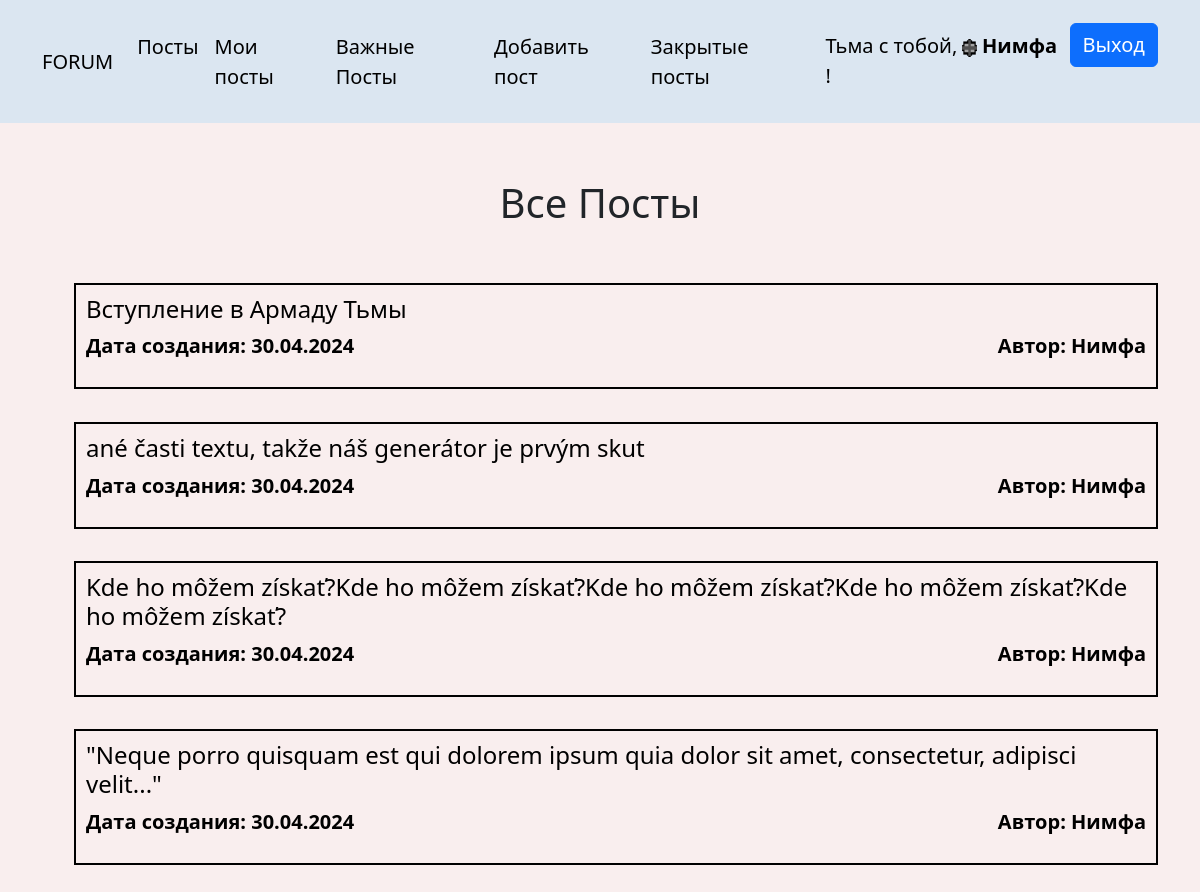
The page /posts/ (signed in) on the database its author committed.
### forum/models.py (models this page shows, shortened)
class Post(models.Model):
    title = models.CharField(max_length=200, verbose_name='Заголовок')
    content = models.TextField(blank=False, verbose_name='Текст')
    date_created = models.DateTimeField(auto_now_add=True)
    date_completed = models.DateTimeField(null=True, blank=True)
    important = models.BooleanField(default=False, verbose_name='Только руководство')
    user = models.ForeignKey(User, on_delete=models.CASCADE)

### forum/views.py (the view)
# urls.py: path('posts/', views.allposts, name='allposts'),
@login_required
def allposts(request):
    posts = Post.objects.filter(date_completed__isnull=True).order_by('-date_created')
    return render(request, 'forum/allposts.html', {'posts': posts})

### forum/templates/forum/allposts.html (shortened to what this page needs)
{% extends 'forum/base.html' %}
    {% block content %}
    {% if user.last_name == '' %}
        <div class="container text-center">
            <h3 style="padding-top:10%">Добро пожаловать {{ user.username }}, на данный момент у вас нет прав доступа <br> если вы тарман, отправьте телеграммой игроку KuboC ваше имя и адрес электронной почты!</h3>
        </div>
    {% else %}
    <div class="container ">
        <h1 class="text-center" style="margin:5% auto;">Все Посты</h1>
        <ul>
            {% for post in posts %}
                <li>
                    <a href="{% url 'viewpost' post.id %}">
                        {% if not post.important %}
                            <div class="allpost_container">
                                <h4>{{ post.title }}</h4>
                                    <div class="allpost_info">
                                        <b><p>Дата создания: {{ post.date_created|date:' d.m.Y ' }}</p></b>
                                        <b><p>Автор: {{ post.user }}</p></b>
                                    </div>
                            </div>
                        {% endif %}
                    </a>
                </li>
            {% endfor %}
        </ul>
    </div>
    {% endif %}
    {% endblock %}

### forum/templates/forum/base.html (shortened to what this page needs)
<!doctype html>
<html lang="en">
  <head>
    <link href="https://cdn.jsdelivr.net/npm/bootstrap@5.3.3/dist/css/bootstrap.min.css" rel="stylesheet">
  </head>
  <body>
      <nav class="navbar navbar-expand-lg bg-body-tertiary" style="background-color:rgb(219 230 241) !important;">
      <div class="container">
    {% if user.is_authenticated %}
        <a class="navbar-brand" href="{% url 'allposts' %}">FORUM</a>
        <div class="collapse navbar-collapse" id="navbarSupportedContent">
            {% if user.last_name != '' %}
              <ul class="navbar-nav me-auto mb-2 mb-lg-0">
                  <li class="nav-item">
                      <a class="nav-link active" style="color: black; font-size: 20px;" aria-current="page" href="{% url 'allposts' %}">Посты</a>
                  </li>
                  <li class="nav-item">
                      <a class="nav-link active" style="color: black; font-size: 20px;" aria-current="page" href="{% url 'ownerposts' %}">Мои посты</a>
                  </li>
                  <li class="nav-item">
                      <a class="nav-link active" style="color: black; font-size: 20px;" aria-current="page" href="{% url 'controlposts' %}">Важные Посты</a>
                  </li>
                  <li class="nav-item">
                      <a class="nav-link" style="color: black; font-size: 20px;" href="{% url 'createpost' %}">Добавить пост</a>
                  </li>
                  <li class="nav-item">
                      <a class="nav-link" style="color: black; font-size: 20px;" href="{% url 'completedposts' %}">Закрытые посты</a>
                  </li>
              </ul >
            {% endif %}
              <ul class="navbar-nav mb-2 mb-lg-0" style="padding-top:15px;">
                  <li class="nav-item">
                      {% if user.last_name == 'Патриарх' %}
                      {% load static %}
                      {% elif user.last_name == 'Владыка' %}
                      <p class="nav-link" style="color: black; font-size: 20px;" >Тьма с тобой,
                            <img src="{% static 'forum/vladika.gif' %}" alt="" height="18px"> <a href="{% url 'owneruser' %}"><b>{{ user.username }}</b></a> !
                        </p>
                      {% elif user.last_name == 'Палач' %}
                      <p class="nav-link" style="color: black; font-size: 20px;" >Тьма с тобой,
                            <img src="{% static 'forum/palac.gif' %}" alt="" height="18px"> <a href="{% url 'owneruser' %}"><b>{{ user.username }}</b></a> !
                        </p>
                      {% elif user.last_name == 'Гвардеец13' %}
                      <p class="nav-link" style="color: black; font-size: 20px;" >Тьма с тобой,
                            <img src="{% static 'forum/gvardeyec.gif' %}" alt="" height="18px"> <a href="{% url 'owneruser' %}"><b>{{ user.username }}</b></a> !
                        </p>
                      {% elif user.last_name == 'Убийца' %}
                      <p class="nav-link" style="color: black; font-size: 20px;" >Тьма с тобой,
                            <img src="{% static 'forum/ubiyca.gif' %}" alt="" height="18px"> <a href="{% url 'owneruser' %}"><b>{{ user.username }}</b></a> !
                        </p>
                      {% elif user.last_name == 'Надсмоторщик' %}
                      <p class="nav-link" style="color: black; font-size: 20px;" >Тьма с тобой,
                            <img src="{% static 'forum/smotritel.gif' %}" alt="" height="18px"> <a href="{% url 'owneruser' %}"><b>{{ user.username }}</b></a> !
                        </p>
                      {% elif user.last_name == 'Каратель' %}
                      <p class="nav-link" style="color: black; font-size: 20px;" >Тьма с тобой,
                            <img src="{% static 'forum/karatel.gif' %}" alt="" height="18px"> <a href="{% url 'owneruser' %}"><b>{{ user.username }}</b></a> !
                        </p>
                      {% elif user.last_name == 'Ветеран' %}
                          <p class="nav-link" style="color: black; font-size: 20px;" >Тьма с тобой,
                                <img src="{% static 'forum/veteran.gif' %}" alt="" height="18px"> <a href="{% url 'owneruser' %}"><b>{{ user.username }}</b></a> !
                          </p>
                      {% elif user.last_name == 'Стажёр' %}
                          <p class="nav-link" style="color: black; font-size: 20px;" >Тьма с тобой,
                                <img src="{% static 'forum/stajer.gif' %}" alt="" height="18px"> <a href="{% url 'owneruser' %}"><b>{{ user.username }}</b></a> !
                          </p>
                      {% else %}
                        <p class="nav-link" style="color: black; font-size: 20px;" >Тьма с тобой,
                                <img src="" alt="" height="18px"> <a href="{% url 'owneruser' %}"><b>{{ user.username }}</b></a> !
                        </p>
                      {% endif %}
                  </li>
                  <li class="nav-item">
                      <form action="{% url 'logoutuser' %}" method="POST">
                          <button type="submit" class="btn btn-primary" style="font-size: 20px;">Выход</button>
                      </form>
                  </li>
              </ul>
    {% endif %}
  </div>
</nav>
    {% block content %}
    {% endblock %}
  </body>
</html>

### forum/templates/forum/allposts.html (style rules this page uses)
.allpost_container { padding:10px; margin:3% auto; border: 2px solid black; }
.allpost_info { display: flex; justify-content: space-between; font-size: 20px; }
.container ul { list-style-type: none; }

### forum/templates/forum/base.html (style rules this page uses)
body { background-color:#f9eeee; font-size:18px; }
a { text-decoration:none; color:black; }

### rows shown on the page
Post: title "Вступление в Армаду Тьмы", date_created "30.04.2024", user "Нимфа"
Post: title "ané časti textu, takže náš generátor je prvým skut", date_created "30.04.2024", user "Нимфа"
Post: title "Kde ho môžem získať?Kde ho môžem získať?Kde ho môžem získať?Kde ho môžem získať?Kde ho môžem získať?", date_created "30.04.2024", user "Нимфа"
Post: title "\"Neque porro quisquam est qui dolorem ipsum quia dolor sit amet, consectetur, adipisci velit...\"", date_created "30.04.2024", user "Нимфа"

### other values the page prints
{{ user.username }} "Нимфа"
